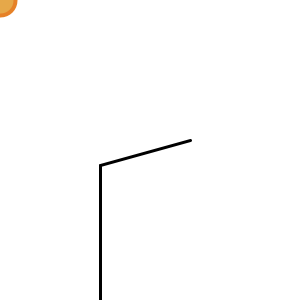
Frame 1 (no input)
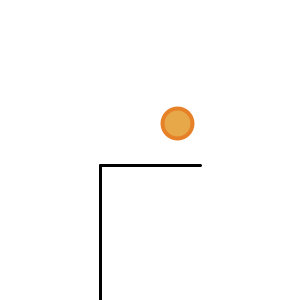
Frame 60 (the mouse pressed at the canvas centre just before this capture)
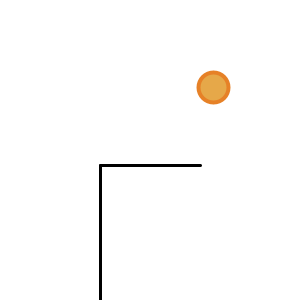
Frame 120 (the mouse held since frame 60 and released just before this capture)

The Processing sketch that drew these frames (run headless with seeded random() and noise(); from frame 60 on, the mouse is pressed at the canvas centre):

// Processing sketch: processing_18937
// ── processing_18937.pde

void setup (){
  size(300,300);
background(255,255,255);
line(100,150,200,150);
}

int x=0;
int t=0;
void draw(){
  if(x<=150){
    background(255,255,255);
    stroke(0,0,0);
    strokeWeight(3);
    line(100,165,190,140);
    line(100,165,100,300);
    stroke(230,129,39);
    strokeWeight(4);
    fill(230,168,73);
    ellipseMode(CENTER);
    ellipse(x,x,30,30);
    x+=3;
  }
  else{
    if(x<=285){
       background(255,255,255);
    stroke(0,0,0);
    strokeWeight(3);
    line(100,165,200,165);
    line(100,165,100,300);
    stroke(230,129,39);
    strokeWeight(4);
    fill(230,168,73);
    ellipseMode(CENTER);
    ellipse(x,300-x,30,30);
    x+=3;
    }
    else{
      if(x<=420){
           background(255,255,255);
    stroke(0,0,0);
    strokeWeight(3);
    line(100,165,200,165);
    line(100,165,100,300);
    stroke(230,129,39);
    strokeWeight(4);
    fill(230,168,73);
    ellipseMode(CENTER);
    ellipse(570-x,x-270,30,30);
    x+=3;
  }
  else{
    if(x<=570){
      background(255,255,255);
    stroke(0,0,0);
    strokeWeight(3);
    line(100,165,170,240);
    line(100,165,100,300);
    stroke(230,129,39);
    strokeWeight(4);
    fill(230,168,73);
    ellipseMode(CENTER);
    ellipse(x-270,x-270,30,30);
    x+=5;
    }
    else{
      if(x<=840){
        background(255,255,255);
    stroke(0,0,0);
    strokeWeight(3);
     line(100,165,170,240);
     line(100,165,100,300);
    stroke(230,129,39);
    strokeWeight(4);
    fill(230,168,73);
    ellipseMode(CENTER);
    ellipse(855-x,855-x,30,30);
    x+=5;
      }
      else{
        x=0;
        x++;
      }
    }
  }
    }
  }
      
}
